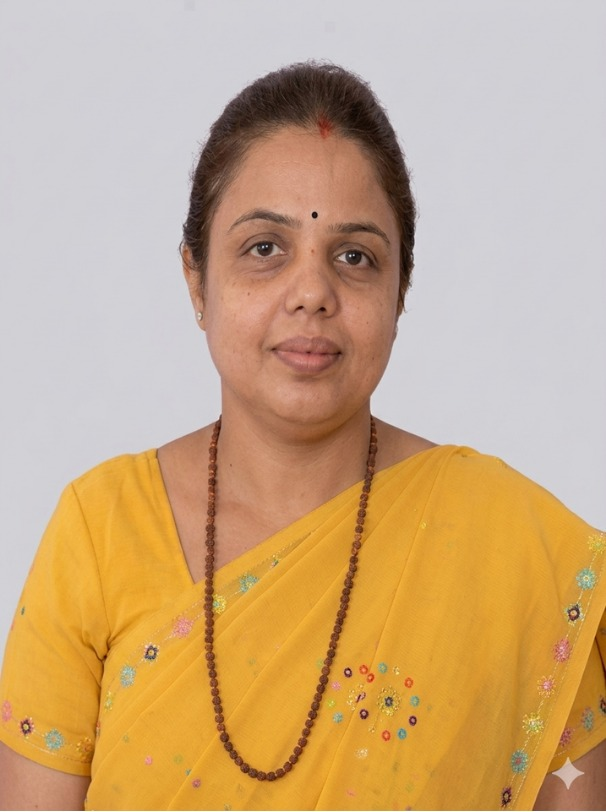
#> input picture images/members_original/gayathri-kamath.jpeg, 606 x 812 px, found by its file name
$ python test_crop.py
#> lines starting #> are read from the running program, lines starting #| are printed output that depends on the picture
import os
import cv2
import numpy as np

os.makedirs('scratch/cropped_test', exist_ok=True)

# Face coordinates (center_x, center_y, face_size) determined visually & verified:
# We want face_size to be ~34% to 38% of the final crop width, with eyes at ~33% from top.
# Target aspect ratio: 3:4 (width: 600, height: 800)

FACE_DATA = {
    'gayathri-kamath.jpeg': {'cx': 310, 'cy': 285, 'size': 267},
    'kruthika-d.jpeg': {'cx': 615, 'cy': 522, 'size': 478},
    'shraddha-baidya.jpeg': {'cx': 367, 'cy': 274, 'size': 330},
    'namitha-m-rao.jpeg': {'cx': 592, 'cy': 318, 'size': 282},
    'gonuguntla-srujana.jpeg': {'cx': 377, 'cy': 226, 'size': 253},
    'vaishnavi.jpeg': {'cx': 465, 'cy': 465, 'size': 378},
    't-himaja.jpeg': {'cx': 309, 'cy': 134, 'size': 95},
    'shruti.jpeg': {'cx': 303, 'cy': 374, 'size': 100},
    'varshini-jayanth.jpeg': {'cx': 334, 'cy': 262, 'size': 145},
    'dikshitha.jpeg': {'cx': 662, 'cy': 786, 'size': 160},
    'sahana-h-m.jpeg': {'cx': 482, 'cy': 376, 'size': 290},
    'disha-varanashi.jpeg': {'cx': 150, 'cy': 250, 'size': 105},
    'srushti-reddy.jpeg': {'cx': 633, 'cy': 554, 'size': 260},
    'pratheeksha-v.jpeg': {'cx': 434, 'cy': 611, 'size': 200},
}

for fname, data in FACE_DATA.items():
    src_path = os.path.join('images/members_original', fname)
    img = cv2.imread(src_path)
#> img is the input picture: shape (812, 606, 3); mean B, G, R 129.5, 169.3, 202.3
    h, w = img.shape[:2]
#> h = 812; w = 606

    cx = data['cx']
    cy = data['cy']
    fsize = data['size']

    # Desired crop width so that face is ~36% of crop width
    target_crop_w = int(fsize / 0.36)
    target_crop_h = int(target_crop_w * 4 / 3)

    # Center face horizontally, place face center at 35% from top
    x1 = int(cx - target_crop_w / 2)
    x2 = x1 + target_crop_w
    y1 = int(cy - target_crop_h * 0.35)
    y2 = y1 + target_crop_h

    # If crop exceeds bounds, pad with border reflection or edge color
    pad_left = max(0, -x1)
    pad_right = max(0, x2 - w)
#> pad_right = 75
    pad_top = max(0, -y1)
    pad_bottom = max(0, y2 - h)
#> pad_bottom = 116

    if pad_left > 0 or pad_right > 0 or pad_top > 0 or pad_bottom > 0:
        # Pad image
        # Use edge replicate for natural extension
        img_padded = cv2.copyMakeBorder(
            img, pad_top, pad_bottom, pad_left, pad_right, cv2.BORDER_REPLICATE
        )
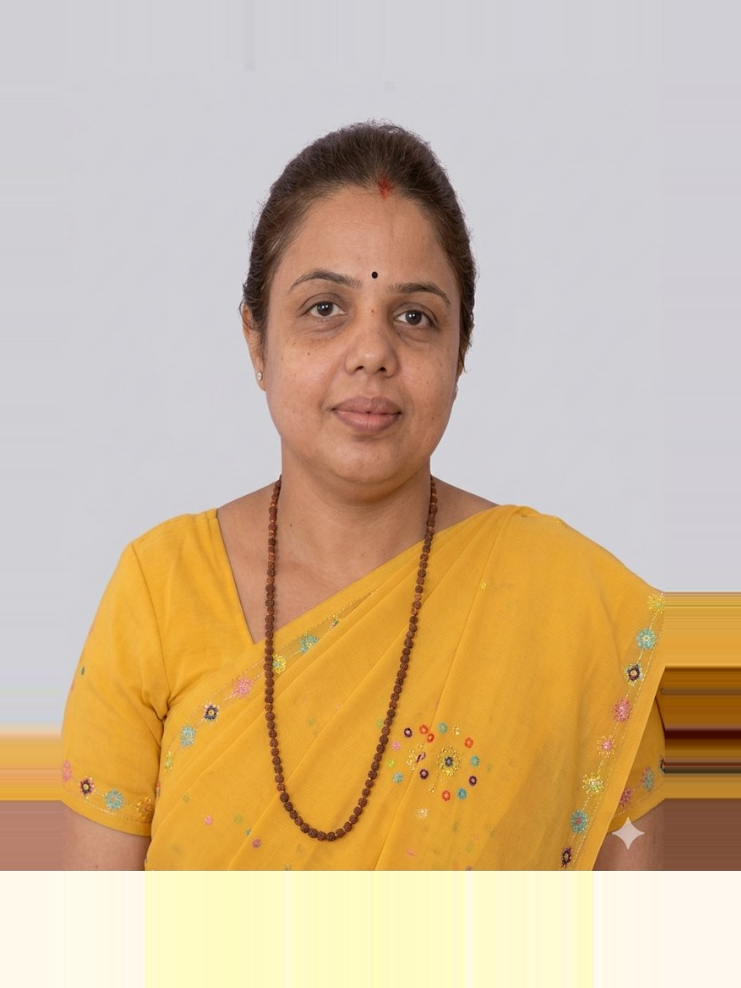
#> img_padded: shape (988, 741, 3); mean B, G, R 150.9, 183.3, 208.4
        # Shift coordinates
        x1 += pad_left
        x2 += pad_left
        y1 += pad_top
        y2 += pad_top
        crop = img_padded[y1:y2, x1:x2]
    else:
        crop = img[y1:y2, x1:x2]

    # Resize to standard 600x800 for crystal-clear HD display
    final_img = cv2.resize(crop, (600, 800), interpolation=cv2.INTER_LANCZOS4)
    out_path = os.path.join('scratch/cropped_test', fname)
    cv2.imwrite(out_path, final_img, [int(cv2.IMWRITE_JPEG_QUALITY), 95])
    print(f'Processed {fname} -> 600x800')
#> pass 2 of the loop `for fname, data in FACE_DATA.items():`:
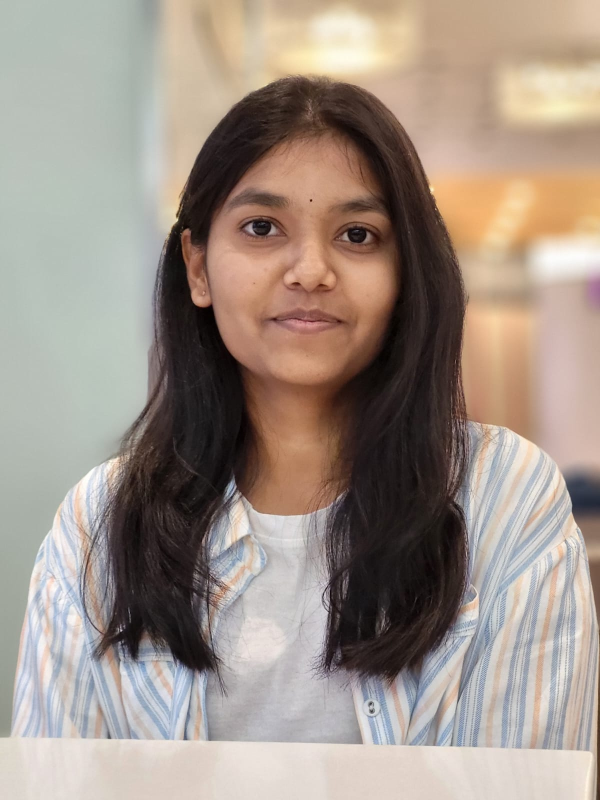
#> input picture images/kruthika-d.jpeg, 1200 x 1600 px, found by its file name (shown at 1/2 size)
#> img is the input picture: shape (1600, 1200, 3); mean B, G, R 136.1, 146.4, 159.9
#> `img_padded = cv2.copyMakeBorder( img, pad_top, pad_bottom, pad_left, p..`:
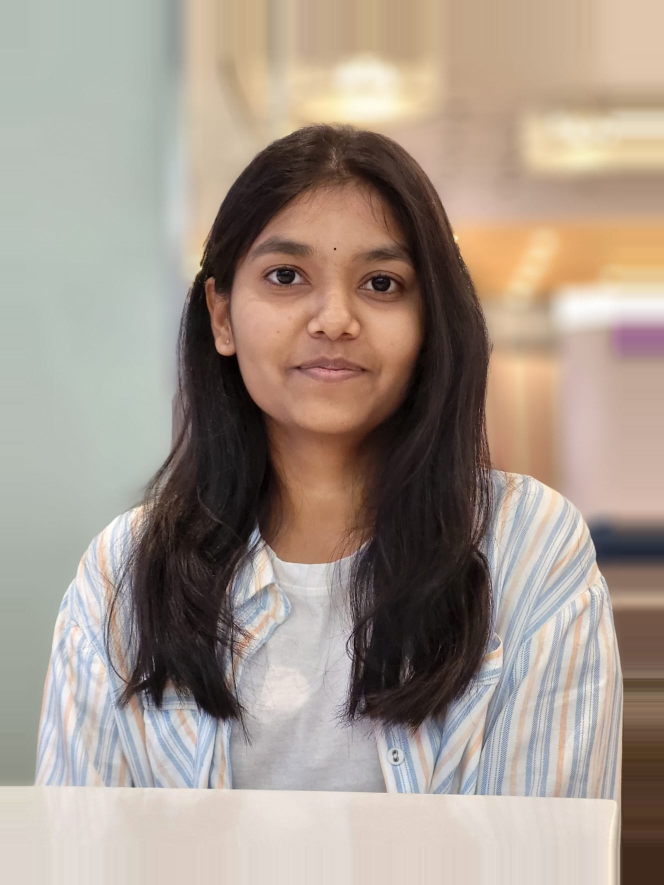
#> img_padded: shape (1769, 1327, 3) (shown at 1/2 size); mean B, G, R 139.8, 151.1, 164.7
#> `final_img = cv2.resize(crop, (600, 800), interpolation=cv2.INTER_LANCZ..`:
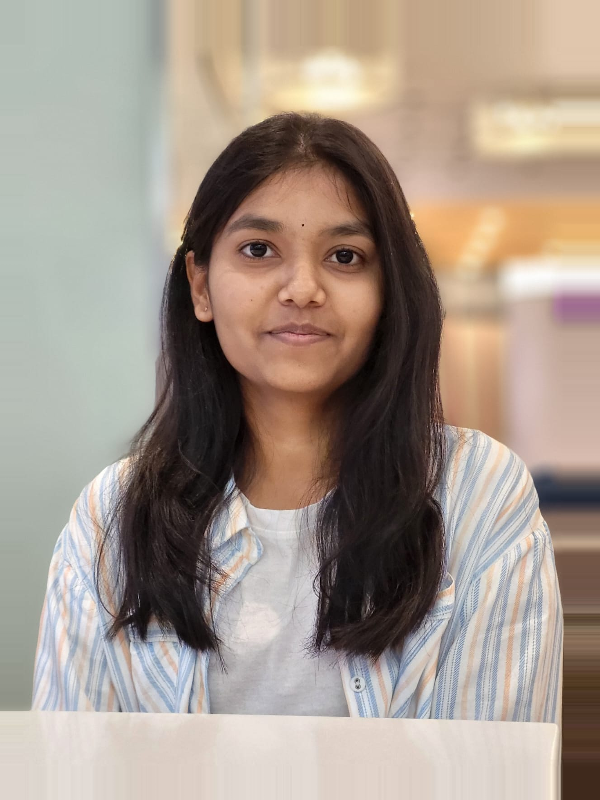
#> final_img: shape (800, 600, 3); mean B, G, R 139.8, 151.1, 164.7
#> pass 3 of the loop `for fname, data in FACE_DATA.items():`:
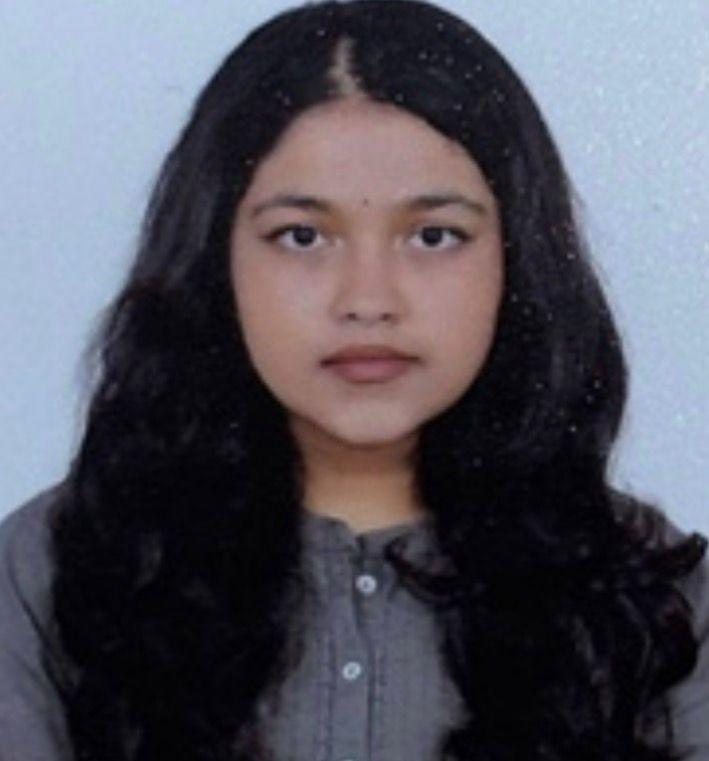
#> input picture images/shraddha-baidya.jpeg, 709 x 761 px, found by its file name
#> img is the input picture: shape (761, 709, 3); mean B, G, R 93.5, 83.4, 83.9
#> `img_padded = cv2.copyMakeBorder( img, pad_top, pad_bottom, pad_left, p..`:
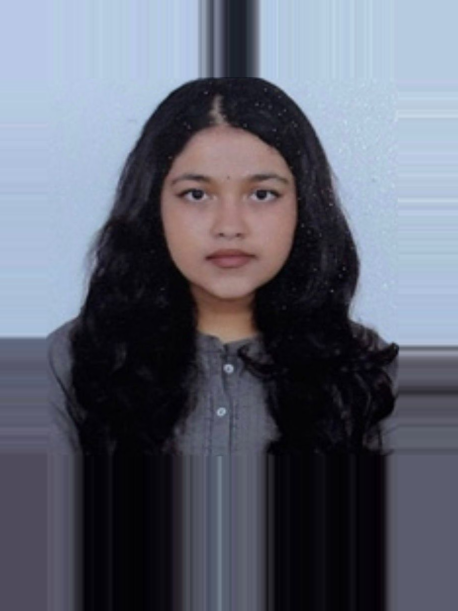
#> img_padded: shape (1221, 916, 3) (shown at 1/2 size); mean B, G, R 111.7, 98.3, 94.5
#> `final_img = cv2.resize(crop, (600, 800), interpolation=cv2.INTER_LANCZ..`:
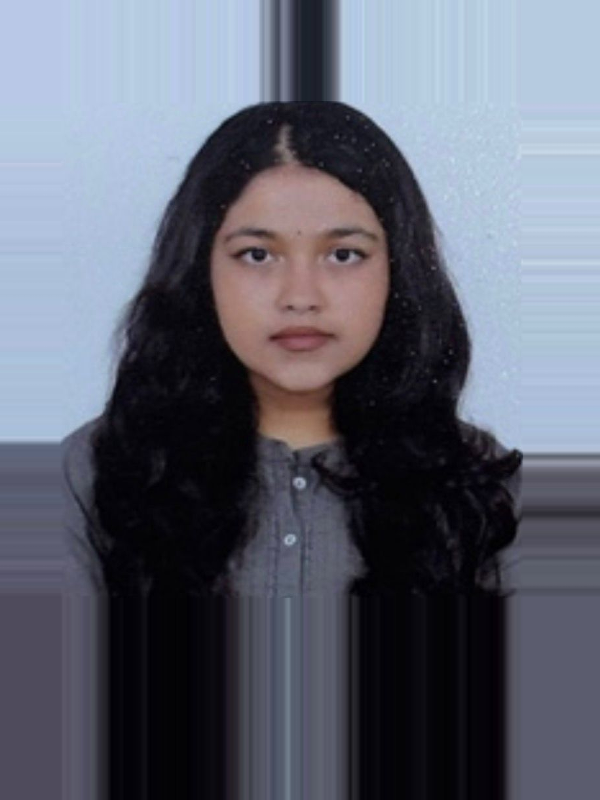
#> final_img: shape (800, 600, 3); mean B, G, R 111.7, 98.3, 94.5
#> (the run stopped early here; a loop or call above may not have finished)
